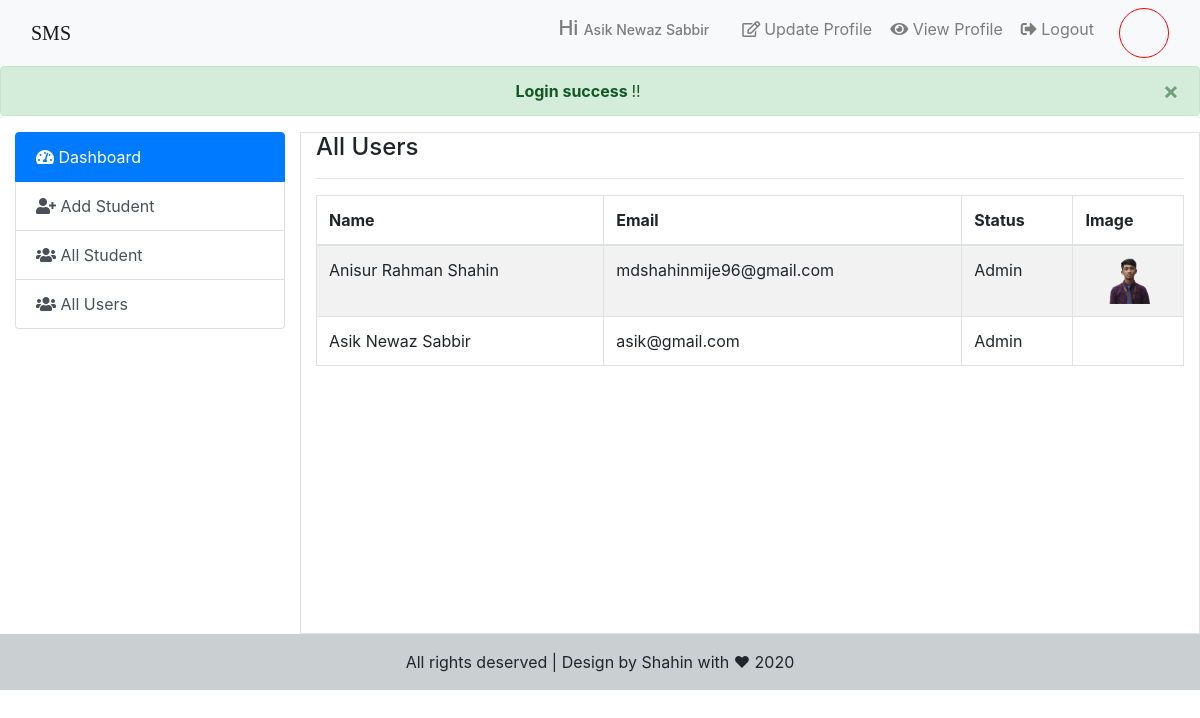
Screenshot of /admin/index.php?page=allUser (signed in) with the database file from the repository.
### tables this page shows
CREATE TABLE `users` (
  `id` int(4) NOT NULL,
  `name` varchar(150) NOT NULL,
  `username` varchar(80) NOT NULL,
  `email` text NOT NULL,
  `password` varchar(200) NOT NULL,
  `image` varchar(150) NOT NULL,
  `date` timestamp NOT NULL DEFAULT current_timestamp(),
  `status` varchar(30) NOT NULL
);

### admin/index.php (the view, shortened to what this page needs)
<?php
$id = $_SESSION['user_id'];
$con = DB();
$sql = "SELECT * FROM `users` WHERE `id` = $id";
$result = mysqli_query($con,$sql);
$row = mysqli_fetch_assoc($result);
?>
 <!doctype html>
<html lang="en">
  <head>
    <link rel="stylesheet" href="https://maxcdn.bootstrapcdn.com/bootstrap/4.0.0/css/bootstrap.min.css">
    <link rel="stylesheet" href="resources/Fonts/css/all.min.css">
    <link rel="stylesheet" href="resources/css/datatable.css">
    <link rel="stylesheet" href="resources/css/style.css">
  </head>
  <body>
   <nav class="navbar navbar-expand-lg navbar-light bg-light">
   <div class="container-fluid">
  <a class="navbar-brand" href="../index.php" style="font-family: cursive">SMS</a>
  <div class="collapse navbar-collapse" id="navbarSupportedContent">
    <ul class="navbar-nav ml-auto">
      <li class="nav-item ">
        <a class="nav-link "><h5 class="mr-3">Hi <span style="font-size:14px"><?=ucwords($row['name'])?></span></h5></a>
      </li>
      <li class="nav-item">
        <a class="nav-link btn btn-link"  data-toggle="modal" data-target="#update"><i class="far fa-edit mr-1"></i>Update Profile</a>
      </li>
      <li class="nav-item">
        <a class="nav-link btn btn-link"  data-toggle="modal" data-target="#exampleModalCenter"><i class="fas fa-eye"></i> View Profile</a>
      </li>
      <li class="nav-item">
        <a class="nav-link btn btn-link" href="../user/logout.php"  onclick="return confirm('Are you sure ?')"><i class="fas fa-sign-out-alt"></i> Logout</a>
      </li>
           <li class="nav-item ml-3">
       <div class="user-img-box">
            <a class="nav-link btn btn-link"><img src="../user/user_Image/<?=$row['image']?>" alt="" class="user-img img-rounded"></a>
        </div>
      </li>
    </ul>
</div>
  </div>
</nav>
    <?php if(isset($_SESSION['success-login-alert'])){ ?>
          <div class="alert alert-success alert-dismissible fade show text-center" role="alert">
  <strong>Login success </strong>!!
  <button type="button" class="close" data-dismiss="alert" aria-label="Close">
    <span aria-hidden="true">&times;</span>
  </button>
</div>
     <?php }?>
   <div class="container-fluid mt-1">
       <div class="row">
           <div class="col-3">
               <div class="list-group">
                  <a href="index.php?page=dashboard" class="list-group-item list-group-item-action active">
                   <i class="fas fa-tachometer-alt"></i> Dashboard
                  </a>
                  <a href="index.php?page=addnewStudent" class="list-group-item list-group-item-action"><i class="fas fa-user-plus"></i> Add Student</a>
                  <a href="index.php?page=allStudent" class="list-group-item list-group-item-action"><i class="fas fa-users"></i> All Student</a>
                  <a href="index.php?page=allUser" class="list-group-item list-group-item-action"><i class="fas fa-users"></i> All Users</a>
                </div>
           </div>
           <div class="col-9 border">
               <div class="content">
              <?php
                   if(isset($_GET['page'])){
                       $page = $_GET['page'] .'.php';
                   }
                   else{
                       $page =  'dashboard.php';
                   }
                   if(file_exists($page)){
                        require_once $page;
                   }else{
                       header("location: ../404.php");
                   }
                   ?>
            </div>
           </div>
       </div>
   </div>
     <footer class=" py-3 text-center" style="background: rgba(189, 195, 199, 0.8);">
           <p class="m-0">All rights deserved | Design by Shahin with ♥ 2020</p>
       </footer>
  </body>
</html>

### admin/allUser.php
<?php
$con = DB();
$sql = "SELECT * FROM `users`";
$result = mysqli_query($con,$sql);
?>
<h3 style="font-size:24px;">All Users</h3>
<hr>
<div class="table-responsive">
                  <table class="table table-bordered table-hover table-striped" id="table">
                      <thead>
                          <tr>
                              <th>Name</th>
                              <th>Email</th>
                              <th>Status</th>
                              <th>Image</th>
                          </tr>
                      </thead>
                      <tbody>
                         <?php while ($row = mysqli_fetch_assoc($result)){ ?>
                          <tr>
                              <td><?=ucwords($row['name'])?></td>
                              <td><?=$row['email']?></td>
                              <td>
                              <?php
                            if($row['status'] == 'yes'){
                                echo 'Admin';
                            }
                            ?>
                              </td>
                              <td class="text-center">
                                  <img src="../user/user_Image/<?=$row['image']?>" alt="" width="50">
                              </td>
                          </tr>
                          <?php }?>
                      </tbody>
                  </table>
                  </div>

### admin/resources/css/style.css (style rules this page uses)
.user-img-box { height: 50px; width: 50px; border-radius: 50%; overflow: hidden; border: 1.5px solid red; }
.content { min-height: 500px; }

### rows the page displays
users: name "Asik Newaz Sabbir", email "asik@gmail.com", status "Admin"
users: name "Anisur Rahman Shahin", email "mdshahinmije96@gmail.com", status "Admin", image (picture)
